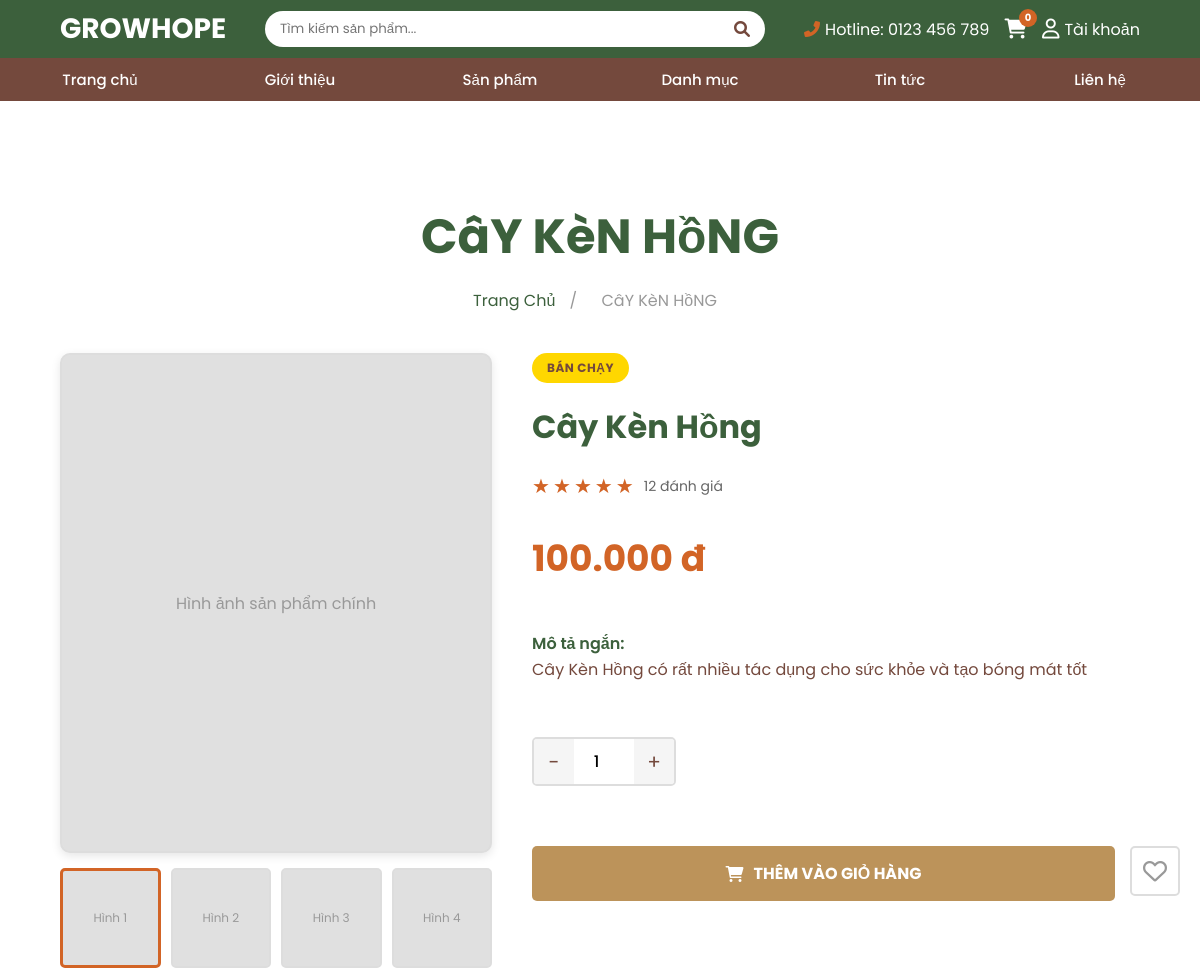
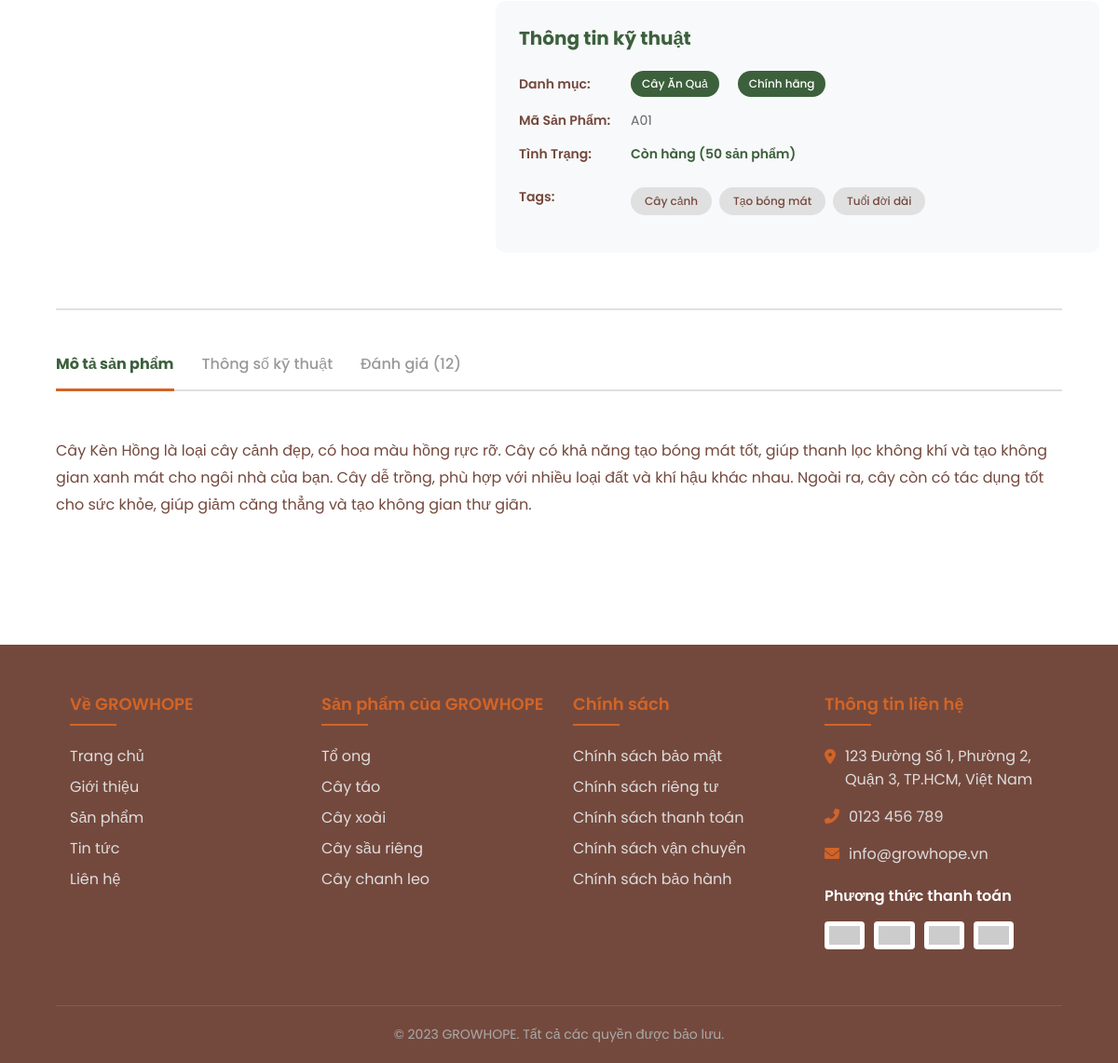
The app's page /views/products-detail.php?id=1 with its own data (2 pictures, top to bottom).
### tables this page shows
CREATE TABLE products (
    product_id INT AUTO_INCREMENT PRIMARY KEY,
    category_id INT NOT NULL,
    code VARCHAR(50) NOT NULL UNIQUE,
    name VARCHAR(255) NOT NULL,
    price DECIMAL(12,2) NOT NULL DEFAULT 0,
    short_description TEXT,
    full_description LONGTEXT,
    stock INT NOT NULL DEFAULT 0,
    rating DECIMAL(3,1) NOT NULL DEFAULT 0,
    reviews_count INT NOT NULL DEFAULT 0,
    is_bestseller TINYINT(1) NOT NULL DEFAULT 0,
    created_at TIMESTAMP DEFAULT CURRENT_TIMESTAMP,
    FOREIGN KEY (category_id) REFERENCES categories(category_id) ON DELETE CASCADE
);

CREATE TABLE categories (
    category_id INT AUTO_INCREMENT PRIMARY KEY,
    category_name VARCHAR(255) NOT NULL,
    slug VARCHAR(255) NOT NULL UNIQUE,
    description TEXT,
    image VARCHAR(255),
    created_at TIMESTAMP DEFAULT CURRENT_TIMESTAMP
);

### views/products-detail.php (the view, shortened to what this page needs)
<?php
require_once '../includes/database.php';
try {
    $pdo = getPDO();
} catch (RuntimeException $e) {
    $pdo = null;
}
$product_id = isset($_GET['id']) ? (int) $_GET['id'] : 0;
$productStmt = $pdo->prepare('SELECT p.*, c.category_name, c.slug AS category_slug
                              FROM products p
                              INNER JOIN categories c ON p.category_id = c.category_id
                              WHERE p.product_id = :id');
$productStmt->bindValue(':id', $product_id, PDO::PARAM_INT);
$productStmt->execute();
$product = $productStmt->fetch();
$tagStmt = $pdo->prepare('SELECT tag FROM product_tags WHERE product_id = :id ORDER BY tag ASC');
$tagStmt->bindValue(':id', $product_id, PDO::PARAM_INT);
$tagStmt->execute();
$product_tags = $tagStmt->fetchAll(PDO::FETCH_COLUMN);
include '../includes/header.php';
?>
<?php
function formatPrice(float $price): string
{
    return number_format($price, 0, ',', '.') . ' đ';
}
function renderStars(float $rating): string
{
    $fullStars = (int) floor($rating);
    $hasHalfStar = ($rating - $fullStars) >= 0.5;
    $emptyStars = 5 - $fullStars - ($hasHalfStar ? 1 : 0);
    $html = '';
    for ($i = 0; $i < $fullStars; $i++) {
        $html .= '<span class="star filled">★</span>';
    }
    if ($hasHalfStar) {
        $html .= '<span class="star filled">★</span>';
    }
    for ($i = 0; $i < $emptyStars; $i++) {
        $html .= '<span class="star">★</span>';
    }
    return $html;
}
?>
<main style="min-height: 60vh; padding: 60px 0; background-color: var(--white);">
    <div class="product-detail-container">
        <h1 class="page-title"><?php echo strtoupper(htmlspecialchars($product['name'])); ?></h1>
        <div class="breadcrumb">
            <a href="../index.php">Trang Chủ</a>
            <span>/</span>
            <span><?php echo strtoupper(htmlspecialchars($product['name'])); ?></span>
        </div>
        <div class="product-detail-grid">
            <div class="product-images">
                <div class="main-image" id="main-image">
                    <div class="main-image-placeholder">Hình ảnh sản phẩm chính</div>
                </div>
                <div class="thumbnail-images">
                    <div class="thumbnail active" onclick="changeMainImage(0)">
                        <span>Hình 1</span>
                    </div>
                    <div class="thumbnail" onclick="changeMainImage(1)">
                        <span>Hình 2</span>
                    </div>
                    <div class="thumbnail" onclick="changeMainImage(2)">
                        <span>Hình 3</span>
                    </div>
                    <div class="thumbnail" onclick="changeMainImage(3)">
                        <span>Hình 4</span>
                    </div>
                </div>
            </div>
            <div class="product-info-section">
                <?php if (!empty($product['is_bestseller'])): ?>
                <div>
                    <span class="bestseller-tag">Bán Chạy</span>
                </div>
                <?php endif; ?>
                <h2 class="product-name-h2"><?php echo htmlspecialchars($product['name']); ?></h2>
                <div class="product-rating">
                    <div class="stars">
                        <?php echo renderStars((float) $product['rating']); ?>
                    </div>
                    <span class="rating-count"><?php echo (int) $product['reviews_count']; ?> đánh giá</span>
                </div>
                <div class="product-price-large"><?php echo formatPrice((float) $product['price']); ?></div>
                <div class="product-short-description">
                    <strong>Mô tả ngắn:</strong><br>
                    <?php echo nl2br(htmlspecialchars($product['short_description'] ?? '')); ?>
                </div>
                <div class="quantity-section">
                    <div class="quantity-selector">
                        <button class="quantity-btn" onclick="decreaseQuantity()">-</button>
                        <input type="number" id="quantity" class="quantity-input" value="1" min="1" max="<?php echo max(1, (int) $product['stock']); ?>">
                        <button class="quantity-btn" onclick="increaseQuantity()">+</button>
                    </div>
                </div>
                <div class="action-buttons">
                    <button class="add-to-cart-btn" onclick="addToCart()">
                        <i class="fas fa-shopping-cart"></i>
                        THÊM VÀO GIỎ HÀNG
                    </button>
                    <button class="favorite-btn" id="favorite-btn" onclick="toggleFavorite()">
                        <i class="far fa-heart"></i>
                    </button>
                </div>
                <div class="technical-info">
                    <h3>Thông tin kỹ thuật</h3>
                    <div class="info-item">
                        <span class="info-label">Danh mục:</span>
                        <span class="info-value">
                            <span class="category-tag"><?php echo htmlspecialchars($product['category_name']); ?></span>
                            <span class="authentic-tag">Chính hãng</span>
                        </span>
                    </div>
                    <div class="info-item">
                        <span class="info-label">Mã Sản Phẩm:</span>
                        <span class="info-value"><?php echo htmlspecialchars($product['code']); ?></span>
                    </div>
                    <div class="info-item">
                        <span class="info-label">Tình Trạng:</span>
                        <span class="info-value status-in-stock">Còn hàng (<?php echo (int) $product['stock']; ?> sản phẩm)</span>
                    </div>
                    <div class="info-item">
                        <span class="info-label">Tags:</span>
                        <div class="info-value">
                            <div class="product-tags">
                                <?php if (!empty($product_tags)): ?>
                                    <?php foreach ($product_tags as $tag): ?>
                                        <span class="tag"><?php echo htmlspecialchars($tag); ?></span>
                                    <?php endforeach; ?>
                                <?php else: ?>
                                    <span class="tag">Đang cập nhật</span>
                                <?php endif; ?>
                            </div>
                        </div>
                    </div>
                </div>
            </div>
        </div>
        <div class="tabs-section">
            <div class="tabs-header">
                <button class="tab-button active" onclick="switchTab('description')">Mô tả sản phẩm</button>
                <button class="tab-button" onclick="switchTab('specifications')">Thông số kỹ thuật</button>
                <button class="tab-button" onclick="switchTab('reviews')">Đánh giá (<?php echo (int) $product['reviews_count']; ?>)</button>
            </div>
            <div id="tab-description" class="tab-content active">
                <p><?php echo nl2br(htmlspecialchars($product['full_description'] ?? '')); ?></p>
            </div>
        </div>
    </div>
</main>
<?php include '../includes/footer.php'; ?>

### includes/header.php (style rules this page uses)
:root { --primary: #3C603C; --secondary: #D26426; --dark: #74493D; --light: #FFF7ED; --white: #FFFFFF; }
* { margin: 0; padding: 0; box-sizing: border-box; font-family: 'Poppins', sans-serif; }
h1, h2, h3, h4, h5, h6, .bold { font-weight: 600; }

### records on screen
products: name "CâY KèN HồNG", name "Cây Kèn Hồng", reviews_count "12", price "100.000 đ", short_description "Cây Kèn Hồng có rất nhiều tác dụng cho sức khỏe và tạo bóng mát tốt", category.category_name "Cây Ăn Quả", code "A01", stock "50", full_description "Cây Kèn Hồng là loại cây cảnh đẹp, có hoa màu hồng rực rỡ. Cây có khả năng tạo bóng mát tốt, giúp thanh lọc không khí và tạo không gian xanh mát cho ngôi nhà của bạn. Cây dễ trồng, phù hợp với nhiều loại đất và khí hậu khác nhau. Ngoài ra, cây còn có tác dụng tốt cho sức khỏe, giúp giảm căng thẳng và tạo không gian thư giãn."

### other values on screen
$tag "Cây cảnh"
$tag "Tạo bóng mát"
$tag "Tuổi đời dài"
